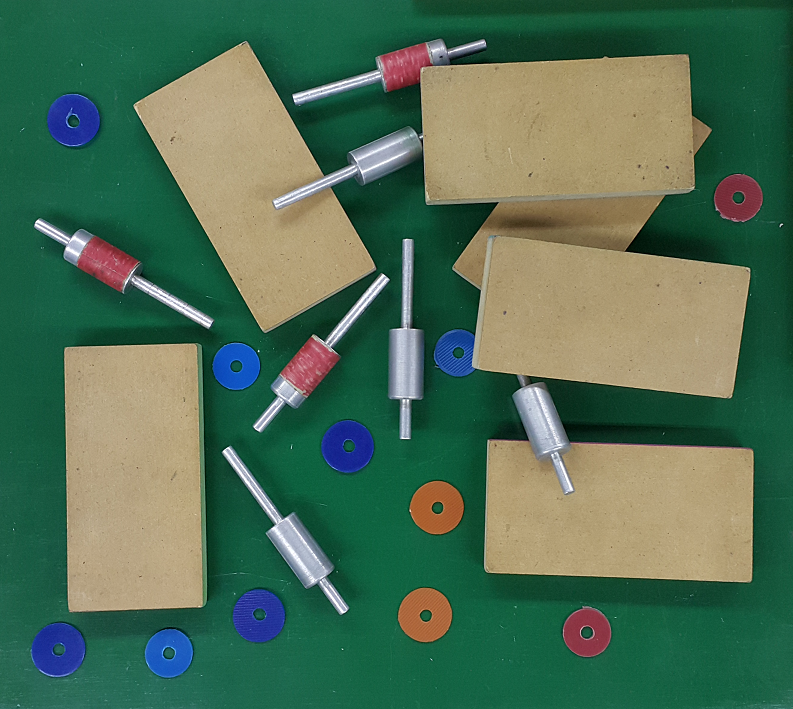
#> input picture vis_comp_1/Clase6/Piezas.png, 793 x 709 px, found by its file name
$ jupyter execute 01.K-Means.ipynb   (shell and % lines are left out)
#> lines starting #> are read from the running program, lines starting #| are printed output that depends on the picture; long printed decimals are rounded
# K-means
Segmentación basada en el algoritmo de k-medias

[cell 1]
#Si queremos que las imágenes sean mostradas en una ventana emergente quitar el inline
# %matplotlib inline

import numpy as np
import cv2 as cv
import matplotlib.pyplot as plt

####  Leemos la imagen

[cell 2]
# Cargamos la imagen y la binarizamos por el método de Otzu
img = cv.imread('piezas.png')
#> img is the input picture: shape (709, 793, 3); mean B, G, R 85.3, 110.7, 79.5

cv.imshow('Imagen original',img)
cv.waitKey(0)
cv.destroyAllWindows()

#### Corremos K-means

Se basa en un corrimiento a partir de K semillas (se debe indicar el número K de semillas o grupos a identificar) que se desplazan a partir del cálculo iterativo de la media de las características más cercanas.

En particular en este caso lo que se le pasa al algoritmo es una matriz con filas (de 3 columnas) con los colores RGB de cada pixel. De esta manera, cada fila es la característica (color) de ese píxel.

[cell 3]
# Cambiamos el tamaño a un array de Mx3 (con M el número de píxels). Es decir, un vector de M componentes por canal (R,G,B)
Z = img.reshape((-1,3))
print('Dimensión de la matriz de características (colores): {}'.format(Z.shape))
#| Dimensión de la matriz de características (colores): (562237, 3)

# convert to np.float32
Z = np.float32(Z)

# Definimos el criterio de detención (Epsilon e iteraciones máximas) y número de clústers (K)
criteria = (cv.TERM_CRITERIA_MAX_ITER + cv.TERM_CRITERIA_EPS, 10, 1.0)
K = 2

# Corremos el algoritmo de K-means con:
# - El criterio de detención predefinido
# - 10 ejecuciones del algoritmo distintos parametros iniciales (devuelve los centros de la corrida que de grupos más compactos)
# - Parámetro de incialización de las semillas (aleatorio)
ret,label,center = cv.kmeans(Z,K,None,criteria,10,cv.KMEANS_RANDOM_CENTERS)
#> ret = 761145024.3; center = [[62.18, 83.26, 21.63], [123, 155.5, 173.8]]

#### Interpretamos datos

A partir de los centros de los grupos encontrados por K-means y las etiquetas por píxel armamos una nueva imagen con K colores

- center: Centros de los grupos hallados
- label: etiquetas (replica de los centros) a los que corresponde cada píxel, en su ubicación en la matriz de Mx3

[cell 4]
# Convertimos a uint8 y rearmamos la imagen original con los grupos hallados
#===========================================================================

# Mostramos los centros (colores) que forman cada grupo
center = np.uint8(center)
#> center = [[62, 83, 21], [122, 155, 173]]
print('Centros: \n {} \n'.format(center))
#| Centros:
#|  [[ 62  83  21]
#|  [122 155 173]]

# La función también devuelve un parámetro de "compactación" basado en las diferencias cuadradas entre las muestras y los centros hallados
compact = np.uint8(ret)
#> compact = 192
print('Compactación: \n {} \n'.format(ret))
#| Compactación:
#|  761145024.328

# Cada píxel que corresponde a un grupo tiene copiado como etiqueta el color al que corresponde. Hacemos un reshape al tamaño original de la matriz de imagen
img_out = center[label.flatten()]
img_out = img_out.reshape((img.shape))
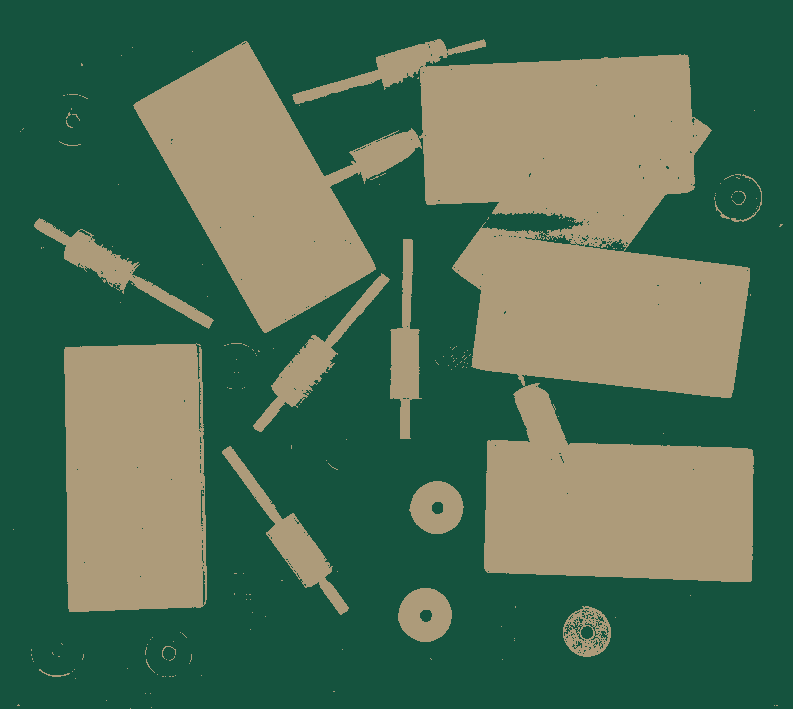
#> img_out: shape (709, 793, 3); mean B, G, R 84.8, 110.4, 78.8

# Mostramos la imagen compuesta
cv.imshow('Imagen posterizada',img_out)
cv.waitKey(0)
cv.destroyAllWindows()
